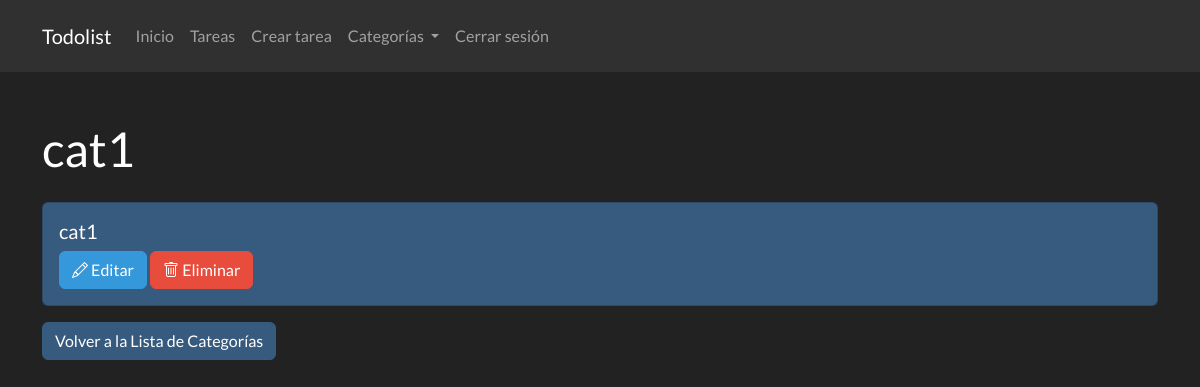
Before: /categoria/6 (signed in) with the older database file.
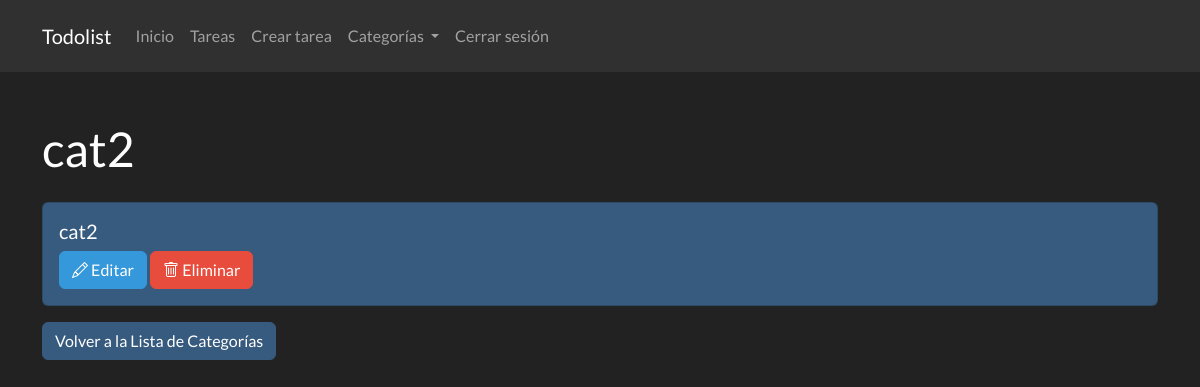
After: the same page with the newer database file.
### app.py (models this page shows, shortened)
class Categoria(db.Model):
    id = db.Column(db.Integer, primary_key=True)
    nombre = db.Column(db.String(100), nullable=False)
    color = db.Column(db.String(100), nullable=False)
    usuario_id = db.Column(db.Integer, db.ForeignKey('usuario.id'), nullable=False)

### app.py (the view)
@app.route('/categoria/', methods=['GET'])
@app.route('/categoria/<int:id>', methods=['GET'])
@login_required
def verCategoria(id = None):
    if id is None:
        categorias = Categoria.query.filter_by(usuario_id=current_user.id).all()
        return render_template('categorias.html', categorias=categorias)
    else:
        categoria = Categoria.query.get(id)
        if categoria.usuario_id != current_user.id:
            session['mensajeCustom'] = 'No tienes permiso para ver esta categoría'
            return redirect(url_for('verCategorias'))
        else:
            return render_template('categoria.html', categoria=categoria)

### app.py (called while the page is built)
@login_manager.user_loader
def load_user(id):
    return Usuario.query.get(int(id))

### templates/categoria.html (shortened to what this page needs)
{% extends "base.html" %}
{% block content %}
<h1 class="mt-5">{{ categoria.nombre }}</h1>
<div class="card mt-4 bg-{{ categoria.color }}">
    <div class="card-body">
        <h5 class="card-title">{{ categoria.nombre }}</h5>
        <a href="{{ url_for('editarCategoria', id=categoria.id ) }}" class="btn btn-info"><i class="bi bi-pencil"></i> Editar</a>
        <a href="{{ url_for('eliminarCategoria', id=categoria.id ) }}" class="btn btn-danger"><i class="bi bi-trash"></i> Eliminar</a>
    </div>
</div>
<a href="{{ url_for('verCategoria' ) }}" class="btn btn-primary mt-3">Volver a la Lista de Categorías</a>
{% endblock %}

Changed rows visible on the page:
changed Categoria: nombre "cat1" → "cat2"
